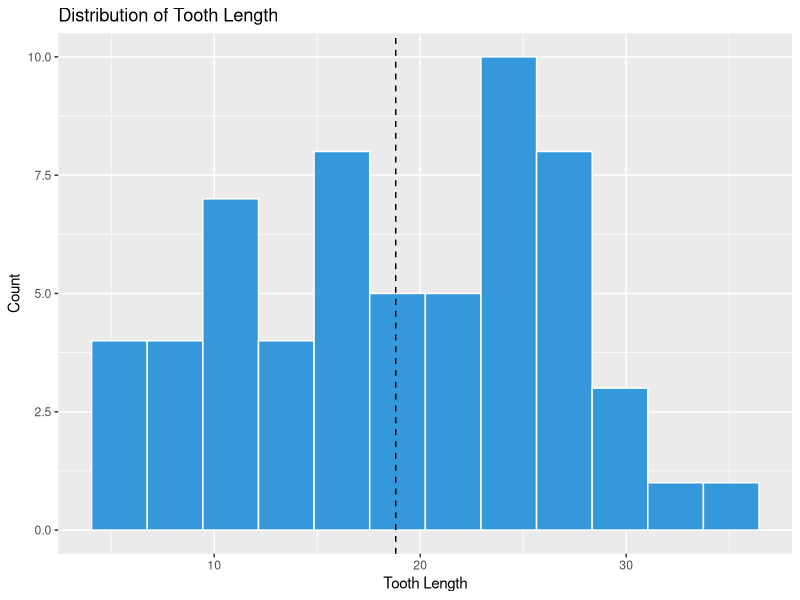
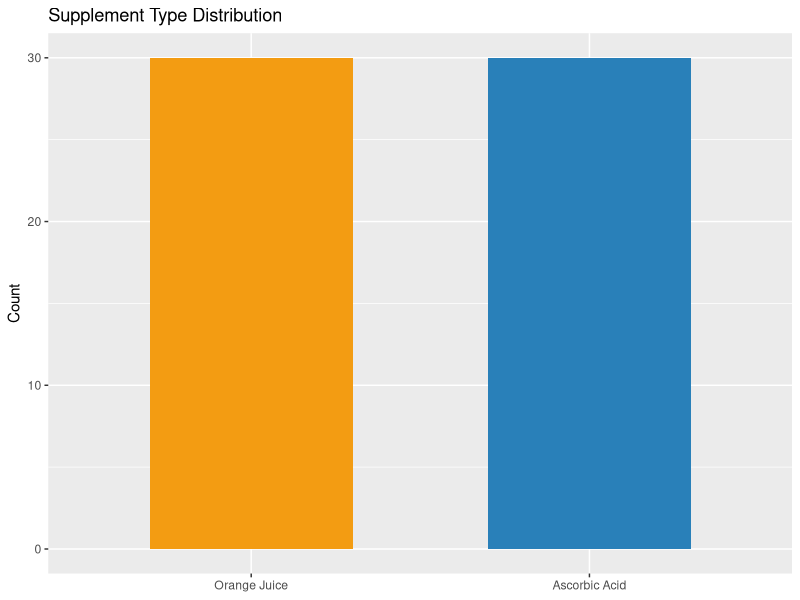
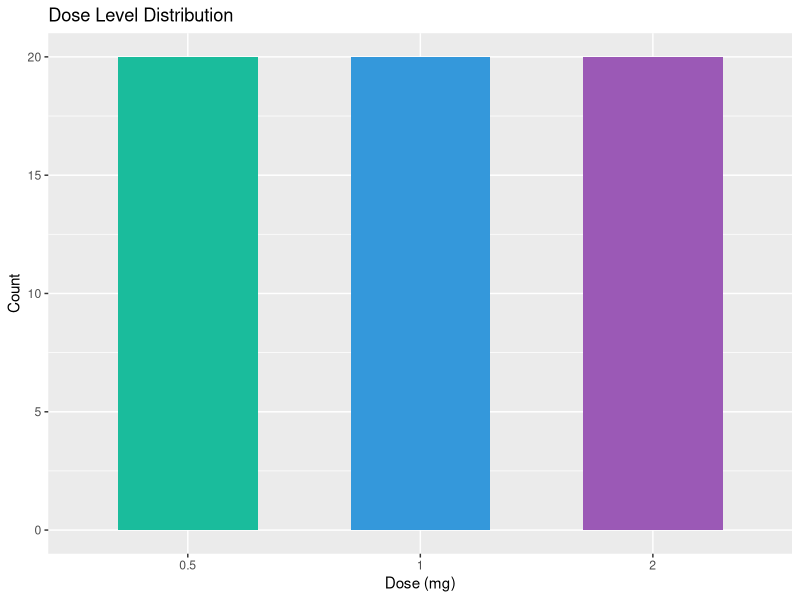
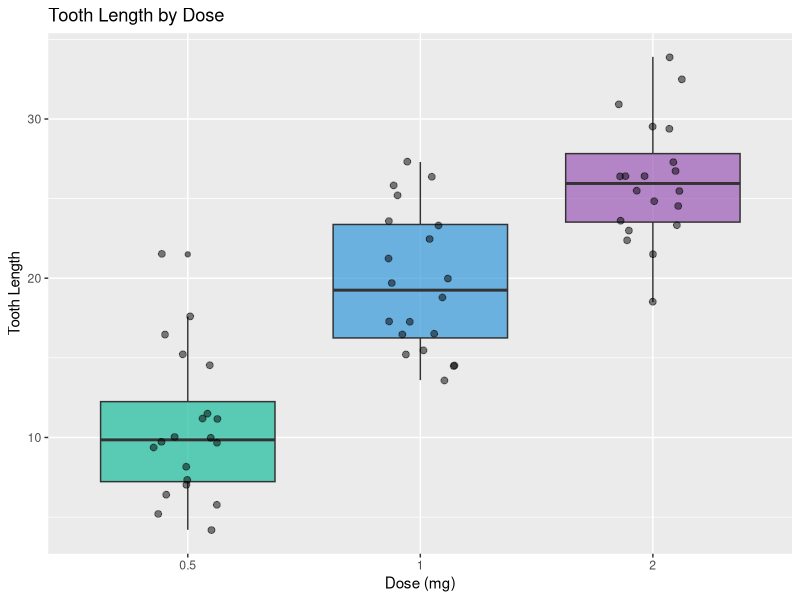
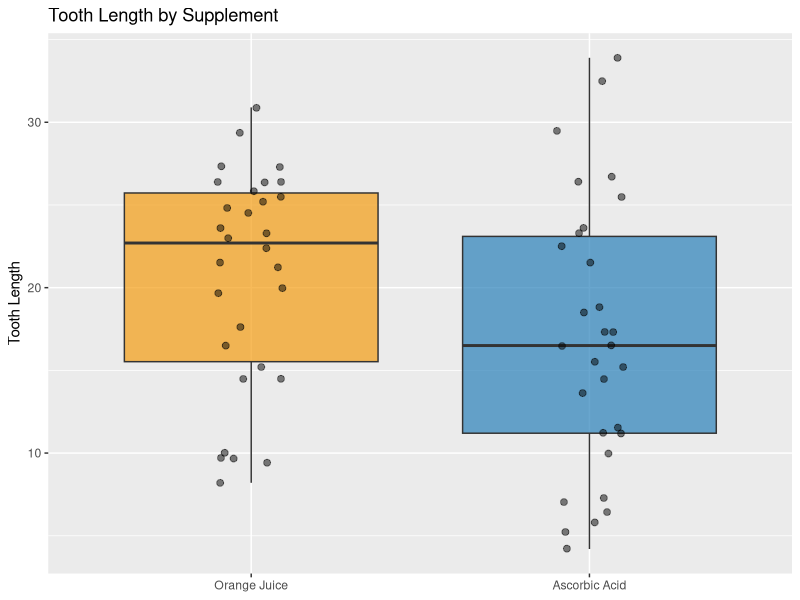
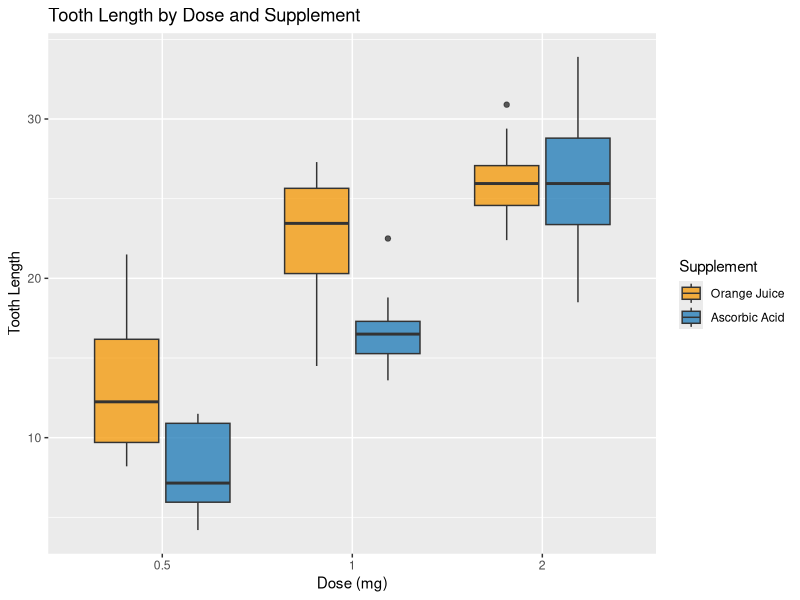
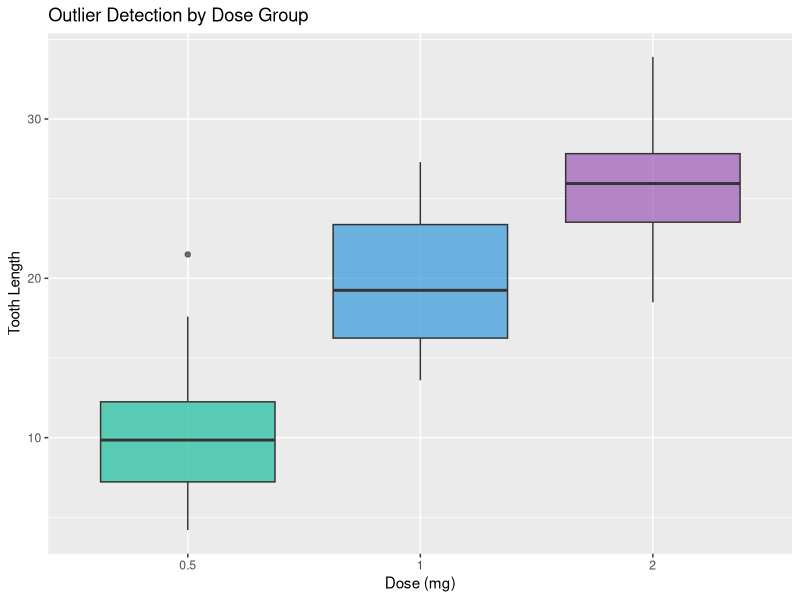
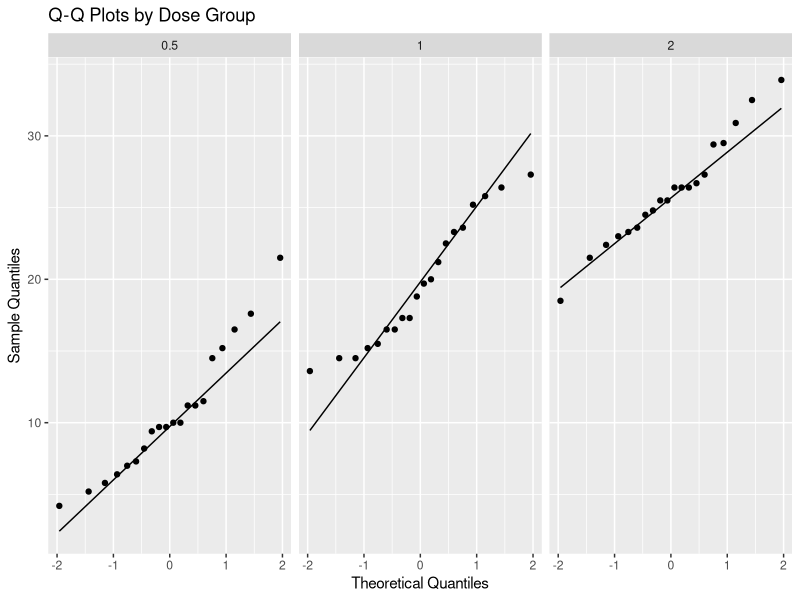

Reproduce these figures in R, in order.
## ---- chunk 1
library(tidyverse)
data("ToothGrowth")

tg_original <- as_tibble(ToothGrowth)
tg_clean <- tg_original
## ---- chunk 2
glimpse(tg_clean)
summary(tg_clean)
anyNA(tg_clean)
sum(duplicated(tg_clean))
## ---- chunk 3
tg_clean %>% distinct(dose)
range(tg_clean$len)
tg_clean %>% count(supp)
tg_clean %>% count(supp, dose)
## ---- chunk 4
tg_clean <- tg_clean %>%
  mutate(dose = factor(dose))
## ---- chunk 5
tg_clean <- tg_clean %>%
  mutate(supp = recode(supp, "OJ" = "Orange Juice", "VC" = "Ascorbic Acid"))
## ---- chunk 6
tg_clean <- tg_clean %>%
  mutate(growth_level = if_else(len > mean(len), "High", "Low"))
## ---- chunk 7
ggplot(tg_clean, aes(x = len)) +
  geom_histogram(bins = 12, fill = "#3498DB", color = "white") +
  geom_vline(xintercept = mean(tg_clean$len), linetype = "dashed") +
  labs(title = "Distribution of Tooth Length", x = "Tooth Length", y = "Count")
## ---- chunk 8
ggplot(tg_clean, aes(x = supp, fill = supp)) +
  geom_bar(width = 0.6) +
  scale_fill_manual(values = c("Orange Juice" = "#F39C12", "Ascorbic Acid" = "#2980B9")) +
  labs(title = "Supplement Type Distribution", x = NULL, y = "Count") +
  theme(legend.position = "none")
## ---- chunk 9
ggplot(tg_clean, aes(x = dose, fill = dose)) +
  geom_bar(width = 0.6) +
  scale_fill_manual(values = c("#1ABC9C", "#3498DB", "#9B59B6")) +
  labs(title = "Dose Level Distribution", x = "Dose (mg)", y = "Count") +
  theme(legend.position = "none")
## ---- chunk 10
ggplot(tg_clean, aes(x = dose, y = len, fill = dose)) +
  geom_boxplot(alpha = 0.7) +
  geom_jitter(width = 0.15, alpha = 0.5, size = 2) +
  scale_fill_manual(values = c("#1ABC9C", "#3498DB", "#9B59B6")) +
  labs(title = "Tooth Length by Dose", x = "Dose (mg)", y = "Tooth Length") +
  theme(legend.position = "none")
## ---- chunk 11
ggplot(tg_clean, aes(x = supp, y = len, fill = supp)) +
  geom_boxplot(alpha = 0.7) +
  geom_jitter(width = 0.1, alpha = 0.5, size = 2) +
  scale_fill_manual(values = c("Orange Juice" = "#F39C12", "Ascorbic Acid" = "#2980B9")) +
  labs(title = "Tooth Length by Supplement", x = NULL, y = "Tooth Length") +
  theme(legend.position = "none")
## ---- chunk 12
ggplot(tg_clean, aes(x = dose, y = len, fill = supp)) +
  geom_boxplot(alpha = 0.8) +
  scale_fill_manual(values = c("Orange Juice" = "#F39C12", "Ascorbic Acid" = "#2980B9")) +
  labs(title = "Tooth Length by Dose and Supplement",
       x = "Dose (mg)", y = "Tooth Length", fill = "Supplement")
## ---- chunk 13
ggplot(tg_clean, aes(x = dose, y = len, fill = dose)) +
  geom_boxplot(alpha = 0.7) +
  scale_fill_manual(values = c("#1ABC9C", "#3498DB", "#9B59B6")) +
  labs(title = "Outlier Detection by Dose Group", x = "Dose (mg)", y = "Tooth Length") +
  theme(legend.position = "none")
## ---- chunk 14
ggplot(tg_clean, aes(sample = len)) +
  stat_qq() +
  stat_qq_line() +
  facet_wrap(~dose) +
  labs(title = "Q-Q Plots by Dose Group", x = "Theoretical Quantiles", y = "Sample Quantiles")
